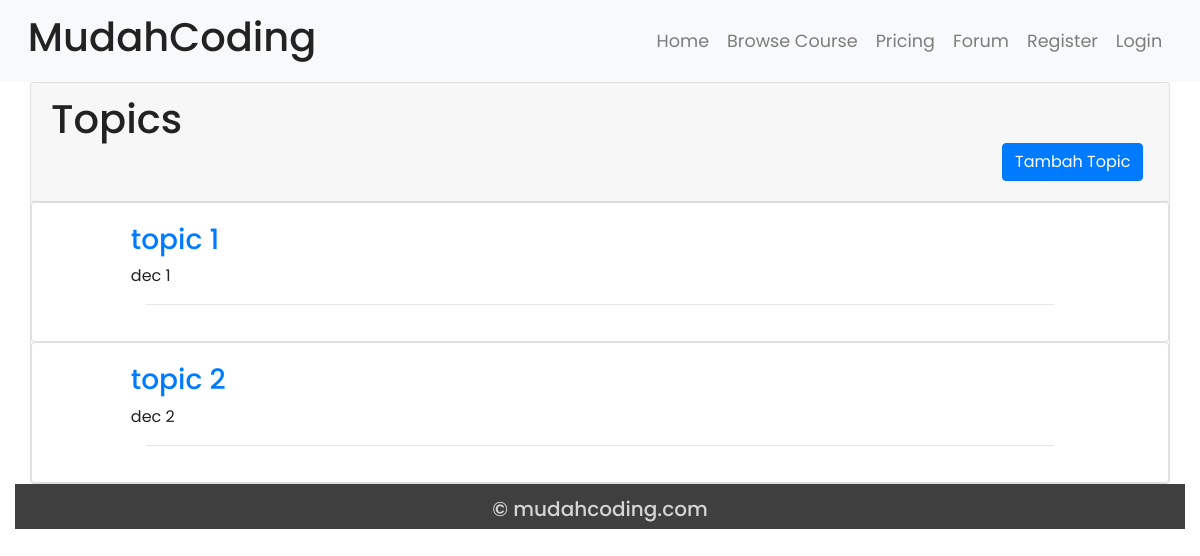
The app's page /forum/ with its own data.
### Forum/models.py (models this page shows, shortened)
class Topic(models.Model):
    title = models.CharField(max_length=50)
    description = models.CharField(max_length=100)

### Forum/views.py (the view)
# urls.py: path('', TopicListView.as_view(), name='forum'),
class TopicListView(ListView):
    model = Topic
    template_name = 'Forum/index.html'
    context_object_name = 'topics'

### Forum/templates/Forum/index.html
{% extends "base.html" %}
{% load static %}
{% block content %}
<div class='container-fluid'>
<div class="card" style="width: 100%;">
    <div class="card-header">
        <div class="row">
            <div class="col-9 ">
                <h1 style="width: 6ch;">Topics</h1>
            </div>
            {% if user %}
             <div class="col">
                <div id="topic-add">
                    <h3>
                        <a class="btn btn-primary offset-5 mt-5" href="{% url 'topic-add' %}" role="button">Tambah Topic</a>
                    </h3>
                </div>
             </div>
            {% endif %}
        </div>
    </div>
    <div class="topics">
        {% for topic in topics %}
        <div class="card">
            <div class="card-body">
                <div class="row">
                    <div class="col-10 offset-1">
                        <a href="{% url 'topic-detail' topic.id %}">
                            <h3 class="row topic_title;">{{ topic.title }}</h3>
                        </a>
                        <p class="row">
                            {{ topic.description }}
                        </p>
                        <hr>
                    </div>
                </div>
            </div>
        </div>
        {% endfor %}
    </div>
</div>
</div>
{% endblock content %}

### mudah_coding/static/css/base.css (style rules this page uses)
html, body { height: 100%; width: 100%; font-family: 'Poppins', sans-serif; color: #222; }

### records on screen
Topic: title "topic 1", description "dec 1"
Topic: title "topic 2", description "dec 2"
